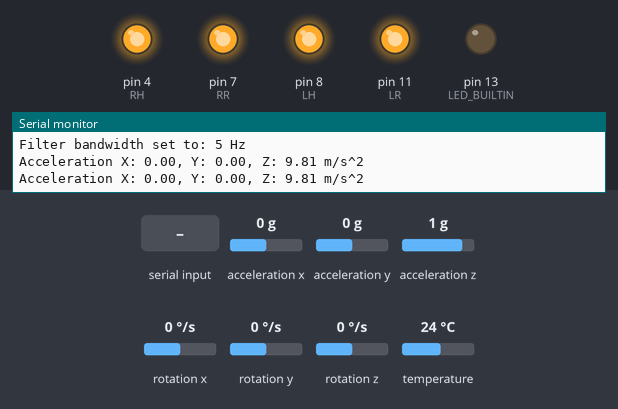
Simulated run of this sketch. Board: Arduino Uno, built with avr-gcc and run on an emulated ATmega328P. Parts: output pins drawn as LEDs (lit = HIGH), the last lines printed to the serial monitor. The inputs (shaded band) are chosen by the test bench; at power-on: acceleration x 0 g, acceleration y 0 g, acceleration z 1 g, rotation x 0 °/s, rotation y 0 °/s, rotation z 0 °/s, temperature 24 °C.

Above: at 1.2 s.
1.3 s: "end\n" received over Serial
At 2.8 s:
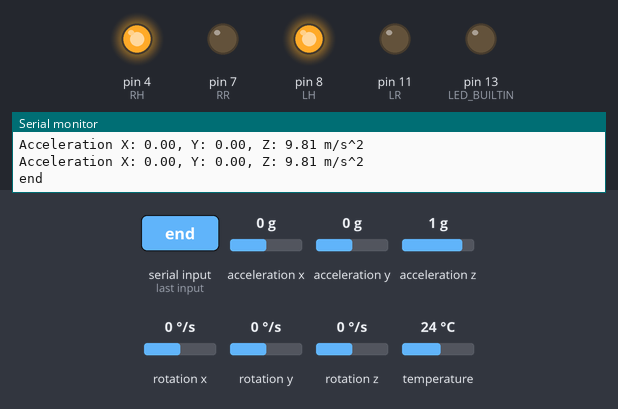
3.5 s: "balance\n" received over Serial
At 4.2 s:
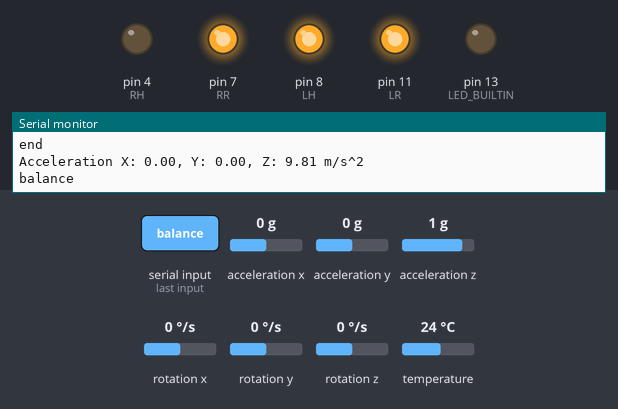
5.1 s: acceleration x set to 0.2 g
At 6.8 s:
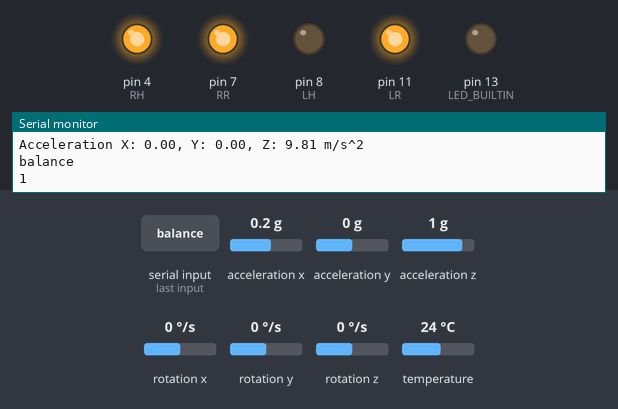
7.6 s: acceleration x set to -1.4 g
At 8.6 s:
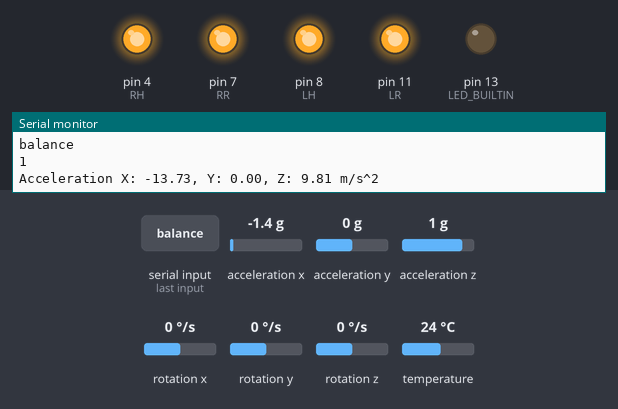
Timing chart, 0 to 10.6 s (numbered marks = the images above; inputs shaded):
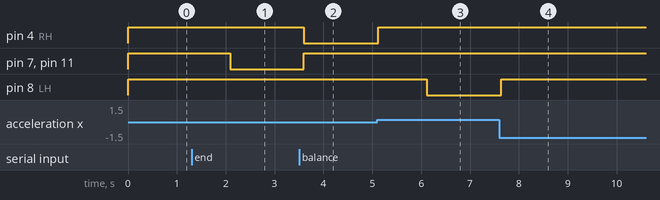

Measured:
- the behaviour switches between 0 and 0.1 g on acceleration x (found by bisection; images 2 and 3)
- after the input at 1.3 s, pin 7 (RR), pin 11 (LR): HIGH → LOW after 0.79 s
- after the input at 3.5 s, pin 4 (RH): HIGH → LOW after 0.10 s; pin 7 (RR), pin 11 (LR): LOW → HIGH after 0.10 s
- after the input at 5.1 s, pin 4 (RH): LOW → HIGH at once; pin 8 (LH): HIGH → LOW after 1.0 s
- after the input at 7.6 s, pin 8 (LH): LOW → HIGH at once

The sketch:

Prototyp1_1.ino
```cpp
#include <Adafruit_MPU6050.h>
#include <Adafruit_Sensor.h>
#include <Wire.h>

//Define Relais
int RH = 4;
int RR = 7;
int LH = 8;
int LR = 11;

String command;
float measuredresult;

Adafruit_MPU6050 mpu;

void pullup() {
  digitalWrite(RR,HIGH);
  digitalWrite(RH,HIGH);
  digitalWrite(LH,HIGH);
  digitalWrite(LR,HIGH);
  delay(500);
  digitalWrite(LR,LOW);
  digitalWrite(RR,LOW);
  while (command == "end"){
    command = Serial.readString();
  }
}

void stopall() {
  digitalWrite(RR,HIGH);
  digitalWrite(RH,HIGH);
  digitalWrite(LH,HIGH);
  digitalWrite(LR,HIGH);
}

void balancevehicle(){
stopall();
sensors_event_t a, g, temp;
mpu.getEvent(&a, &g, &temp);
measuredresult = a.acceleration.x;
int counter = 0;
while(measuredresult < 0.82 or measuredresult > 0.80){


  if(Serial.available()){
  command = Serial.readStringUntil('\n');
  Serial.println(command);
    if(command == "stop"){
      break;
    }
    }
  if(counter == 1){
    command = "stop";
    break;
    }


  sensors_event_t a, g, temp;
  mpu.getEvent(&a, &g, &temp);
  measuredresult = a.acceleration.x;

  while(measuredresult < 0.82){
    digitalWrite(RH,LOW);
    delay(50);
    sensors_event_t a, g, temp;
    mpu.getEvent(&a, &g, &temp);
    measuredresult = a.acceleration.x;
  }
  digitalWrite(RH,HIGH);
  delay(1000);
  counter = counter + 1;
  Serial.println(counter);

  while(measuredresult > 0.80){
    digitalWrite(LH,LOW);
    delay(50);
    sensors_event_t a, g, temp;
    mpu.getEvent(&a, &g, &temp);
    measuredresult = a.acceleration.x;
  }
  digitalWrite(LH,HIGH);
}
}

void setup() {
  pinMode(LED_BUILTIN, OUTPUT);
  pinMode(RH,OUTPUT);
  pinMode(RR,OUTPUT);
  pinMode(LH,OUTPUT);
  pinMode(LR,OUTPUT);
  digitalWrite(RR,HIGH);
  digitalWrite(RH,HIGH);
  digitalWrite(LH,HIGH);
  digitalWrite(LR,HIGH);

  Serial.begin(9600);
  Serial.println("Adafruit MPU6050 test!");

  // Try to initialize!
  if (!mpu.begin()) {
    Serial.println("Failed to find MPU6050 chip");
  }

  Serial.println("MPU6050 Found!");

  mpu.setAccelerometerRange(MPU6050_RANGE_2_G);
  Serial.println("Accelerometer range set to: +-16G ");

  mpu.setGyroRange(MPU6050_RANGE_250_DEG);
  Serial.println("Gyro range set to: +- 250 deg/s");

  mpu.setFilterBandwidth(MPU6050_BAND_5_HZ);
  Serial.println("Filter bandwidth set to: 5 Hz");
  digitalWrite(LED_BUILTIN,HIGH);
  //delay(15000);
  digitalWrite(LED_BUILTIN,LOW);

  sensors_event_t a, g, temp;
  mpu.getEvent(&a, &g, &temp);

}

void loop() {

  delay(500);
  sensors_event_t a, g, temp;
  mpu.getEvent(&a, &g, &temp);

  /* Print out the values */
  Serial.print("Acceleration X: ");
  Serial.print(a.acceleration.x);
  Serial.print(", Y: ");
  Serial.print(a.acceleration.y);
  Serial.print(", Z: ");
  Serial.print(a.acceleration.z);
  Serial.println(" m/s^2");


 if(Serial.available()){
  command = Serial.readStringUntil('\n');
  Serial.println(command);
 }
  if(command.equals("end")){
      pullup();
  }
  else if(command.equals("stop")){
      stopall();
  }
  else if(command.equals("balance")){
      balancevehicle();
  }

}
```
